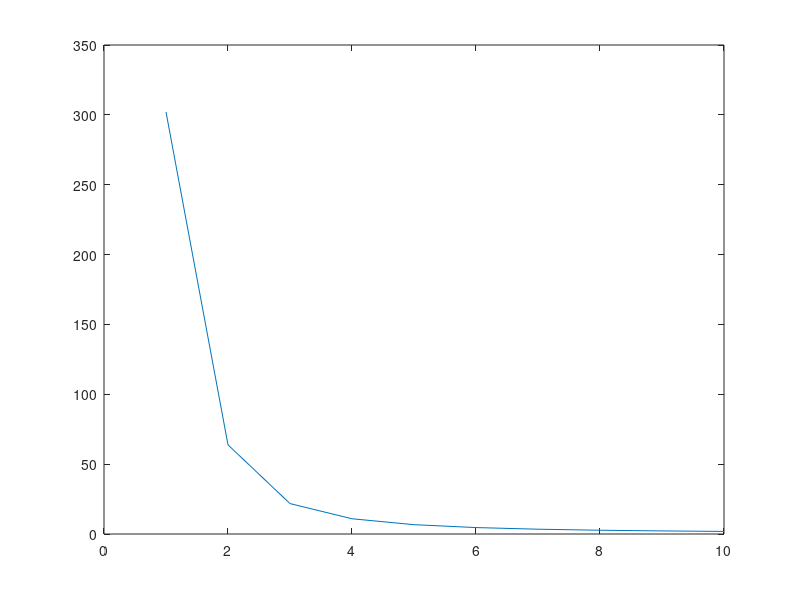

Source code (MATLAB):
R=25;
L = [[-1/R, 1];[0, -2/R]];
omega = 0.01;
H = inv(1j*omega*eye(2) - L);
[U, S, V] = svd(H);
SS = zeros(10,1);
eigvals = eig(H);

% for t=0:119
%     Lt = [[-t/R, t];[0, -2*t/R]];
%     SS(t+1) = norm(exp(-Lt));
% end

% scatter(real(eigvals),imag(eigvals))
% 
for i = 1:10
    H = inv(1j*omega*eye(2) - L);
    [U, S, V] = svd(H);
    SS(i,1) = S(1,1);
    omega = omega + 0.1;
end

plot(SS)